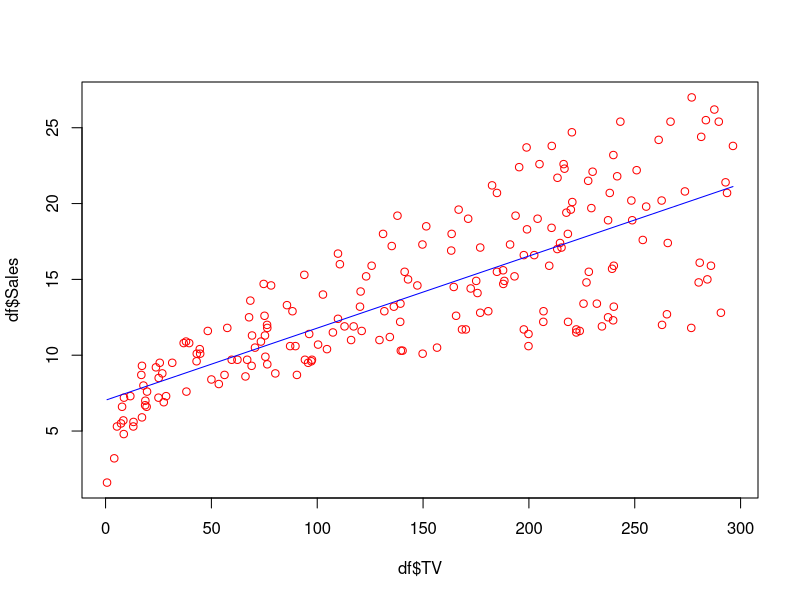
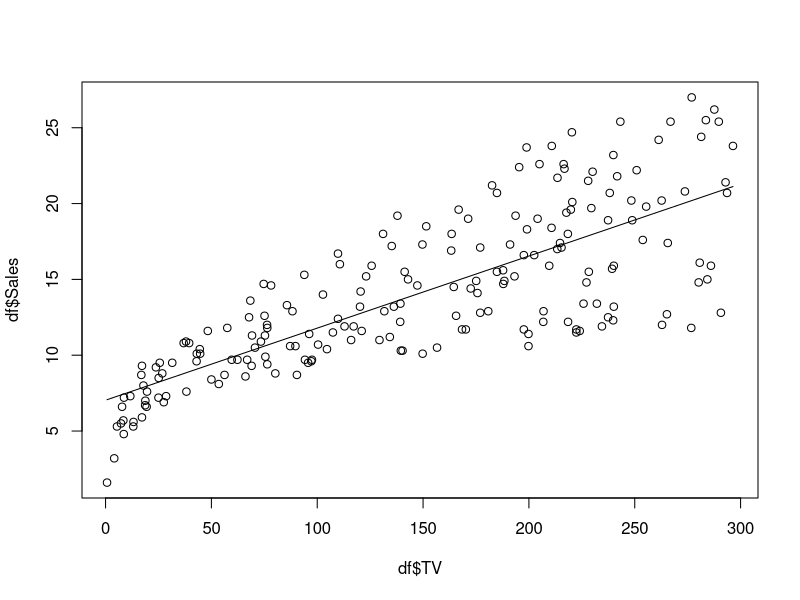

Recreate these plots in R, in order.
dataset = read.csv("Datasets/Advertising.csv")
df = data.frame(dataset$TV, dataset$Sales)
df
colnames(df) = c("TV", "Sales")

#without predefined functions

TV = mean(df$TV)
Sales = mean(df$Sales)

num = sum((TV - df$TV)*(Sales - df$Sales))
den = sum((TV - df$TV)^2)
b1 = num/den

b0 = Sales - b1*TV
b0
b1

df$pred_Sales = b0 + b1*df$TV
df

plot(df$TV, df$Sales, col = "red")
lines(df$TV, df$pred_Sales, col = "blue")

#using prebuilt functions

model=lm(Sales~TV,data=df)
test=data.frame(TV=df$TV)
df$pred=predict(model,test)
plot(df$TV,df$Sales)
lines(df$TV,df$pred)
model